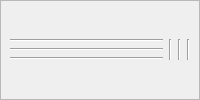
      <widget class="QWidget" name="tab_17">
       <attribute name="title">
        <string>Page</string>
       </attribute>
       <layout class="QGridLayout" name="gridLayout_31">
        <property name="leftMargin">
         <number>0</number>
        </property>
        <property name="topMargin">
         <number>0</number>
        </property>
        <property name="rightMargin">
         <number>0</number>
        </property>
        <property name="bottomMargin">
         <number>0</number>
        </property>
        <item row="0" column="0">
         <widget class="QFrame" name="frame_7">
          <property name="frameShape">
           <enum>QFrame::StyledPanel</enum>
          </property>
          <property name="frameShadow">
           <enum>QFrame::Raised</enum>
          </property>
          <layout class="QGridLayout" name="gridLayout_33" columnstretch="1,1">
           <item row="0" column="0">
            <layout class="QVBoxLayout" name="verticalLayout_3">
             <item>
              <widget class="Line" name="line_2">
               <property name="orientation">
                <enum>Qt::Horizontal</enum>
               </property>
              </widget>
             </item>
             <item>
              <widget class="Line" name="line_3">
               <property name="orientation">
                <enum>Qt::Horizontal</enum>
               </property>
              </widget>
             </item>
             <item>
              <widget class="Line" name="line">
               <property name="orientation">
                <enum>Qt::Horizontal</enum>
               </property>
              </widget>
             </item>
            </layout>
           </item>
           <item row="0" column="1">
            <layout class="QHBoxLayout" name="horizontalLayout">
             <item>
              <widget class="Line" name="line_4">
               <property name="orientation">
                <enum>Qt::Vertical</enum>
               </property>
              </widget>
             </item>
             <item>
              <widget class="Line" name="line_5">
               <property name="orientation">
                <enum>Qt::Vertical</enum>
               </property>
              </widget>
             </item>
             <item>
              <widget class="Line" name="line_6">
               <property name="orientation">
                <enum>Qt::Vertical</enum>
               </property>
              </widget>
             </item>
            </layout>
           </item>
          </layout>
         </widget>
        </item>
       </layout>
      </widget>
